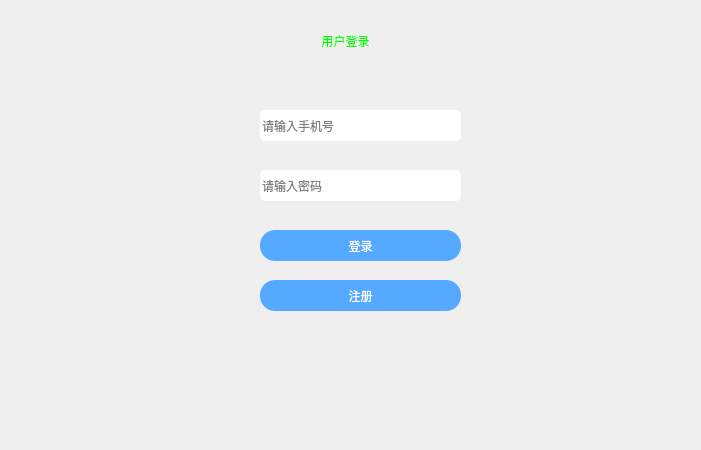
<?xml version="1.0" encoding="UTF-8"?>
<ui version="4.0">
 <class>LoginMainWindow</class>
 <widget class="QMainWindow" name="LoginMainWindow">
  <property name="geometry">
   <rect>
    <x>0</x>
    <y>0</y>
    <width>701</width>
    <height>450</height>
   </rect>
  </property>
  <property name="windowTitle">
   <string>登录</string>
  </property>
  <widget class="QWidget" name="mainWindow">
   <property name="styleSheet">
    <string notr="true">QLineEdit{
	border-radius:5px;
	border:1px black solid;
}
QLineEdit:hover{
	padding:2px;

}</string>
   </property>
   <widget class="QLabel" name="logo_name">
    <property name="geometry">
     <rect>
      <x>200</x>
      <y>10</y>
      <width>291</width>
      <height>61</height>
     </rect>
    </property>
    <property name="palette">
     <palette>
      <active>
       <colorrole role="WindowText">
        <brush brushstyle="SolidPattern">
         <color alpha="255">
          <red>0</red>
          <green>255</green>
          <blue>0</blue>
         </color>
        </brush>
       </colorrole>
      </active>
      <inactive>
       <colorrole role="WindowText">
        <brush brushstyle="SolidPattern">
         <color alpha="255">
          <red>0</red>
          <green>255</green>
          <blue>0</blue>
         </color>
        </brush>
       </colorrole>
      </inactive>
      <disabled>
       <colorrole role="WindowText">
        <brush brushstyle="SolidPattern">
         <color alpha="255">
          <red>120</red>
          <green>120</green>
          <blue>120</blue>
         </color>
        </brush>
       </colorrole>
      </disabled>
     </palette>
    </property>
    <property name="styleSheet">
     <string notr="true">font: 20px &quot;Bauhaus 93&quot;;</string>
    </property>
    <property name="text">
     <string>用户登录</string>
    </property>
    <property name="alignment">
     <set>Qt::AlignCenter</set>
    </property>
   </widget>
   <widget class="QLineEdit" name="edit_username">
    <property name="geometry">
     <rect>
      <x>260</x>
      <y>110</y>
      <width>201</width>
      <height>31</height>
     </rect>
    </property>
    <property name="styleSheet">
     <string notr="true"/>
    </property>
    <property name="placeholderText">
     <string>请输入手机号</string>
    </property>
    <property name="clearButtonEnabled">
     <bool>true</bool>
    </property>
   </widget>
   <widget class="QLineEdit" name="edit_password">
    <property name="geometry">
     <rect>
      <x>260</x>
      <y>170</y>
      <width>201</width>
      <height>31</height>
     </rect>
    </property>
    <property name="styleSheet">
     <string notr="true"/>
    </property>
    <property name="echoMode">
     <enum>QLineEdit::Password</enum>
    </property>
    <property name="placeholderText">
     <string>请输入密码</string>
    </property>
    <property name="clearButtonEnabled">
     <bool>true</bool>
    </property>
   </widget>
   <widget class="QPushButton" name="btn_login">
    <property name="geometry">
     <rect>
      <x>260</x>
      <y>230</y>
      <width>201</width>
      <height>31</height>
     </rect>
    </property>
    <property name="styleSheet">
     <string notr="true">QPushButton{
background-color: rgb(85, 170, 255);
color: rgb(255, 255, 255);
font: 11pt &quot;Arial&quot;;
border-radius:15px;
}
QPushButton:hover{
	
	background-color: rgb(0, 85, 255);
}</string>
    </property>
    <property name="text">
     <string>登录</string>
    </property>
   </widget>
   <widget class="QPushButton" name="btn_register">
    <property name="geometry">
     <rect>
      <x>260</x>
      <y>280</y>
      <width>201</width>
      <height>31</height>
     </rect>
    </property>
    <property name="styleSheet">
     <string notr="true">QPushButton{
background-color: rgb(85, 170, 255);
color: rgb(255, 255, 255);
font: 11pt &quot;Arial&quot;;
border-radius:15px;
}
QPushButton:hover{
	
	background-color: rgb(0, 85, 255);
}</string>
    </property>
    <property name="text">
     <string>注册</string>
    </property>
   </widget>
   <widget class="QPushButton" name="close_btn">
    <property name="geometry">
     <rect>
      <x>650</x>
      <y>20</y>
      <width>30</width>
      <height>30</height>
     </rect>
    </property>
    <property name="styleSheet">
     <string notr="true">border:none</string>
    </property>
    <property name="text">
     <string/>
    </property>
    <property name="icon">
     <iconset resource="login.qrc">
      <normaloff>:/login_icon/img/close.png</normaloff>:/login_icon/img/close.png</iconset>
    </property>
    <property name="iconSize">
     <size>
      <width>30</width>
      <height>30</height>
     </size>
    </property>
   </widget>
   <widget class="QPushButton" name="min_btn">
    <property name="geometry">
     <rect>
      <x>610</x>
      <y>20</y>
      <width>30</width>
      <height>30</height>
     </rect>
    </property>
    <property name="styleSheet">
     <string notr="true">border:none</string>
    </property>
    <property name="text">
     <string/>
    </property>
    <property name="icon">
     <iconset resource="login.qrc">
      <normaloff>:/login_icon/img/min.png</normaloff>:/login_icon/img/min.png</iconset>
    </property>
    <property name="iconSize">
     <size>
      <width>30</width>
      <height>30</height>
     </size>
    </property>
   </widget>
   <widget class="QPushButton" name="user_lgo">
    <property name="geometry">
     <rect>
      <x>220</x>
      <y>113</y>
      <width>21</width>
      <height>31</height>
     </rect>
    </property>
    <property name="styleSheet">
     <string notr="true">width:30px;
height:30px;
border:none;</string>
    </property>
    <property name="icon">
     <iconset resource="login.qrc">
      <normaloff>:/login_icon/img/手机.png</normaloff>:/login_icon/img/手机.png</iconset>
    </property>
    <property name="iconSize">
     <size>
      <width>20</width>
      <height>20</height>
     </size>
    </property>
   </widget>
   <widget class="QPushButton" name="pad_logo">
    <property name="geometry">
     <rect>
      <x>220</x>
      <y>170</y>
      <width>21</width>
      <height>31</height>
     </rect>
    </property>
    <property name="styleSheet">
     <string notr="true">width:30px;
height:30px;
border:none;</string>
    </property>
    <property name="text">
     <string/>
    </property>
    <property name="icon">
     <iconset resource="login.qrc">
      <normaloff>:/login_icon/img/密码.png</normaloff>:/login_icon/img/密码.png</iconset>
    </property>
    <property name="iconSize">
     <size>
      <width>20</width>
      <height>20</height>
     </size>
    </property>
   </widget>
  </widget>
 </widget>
 <resources>
  <include location="login.qrc"/>
 </resources>
 <connections/>
</ui>
